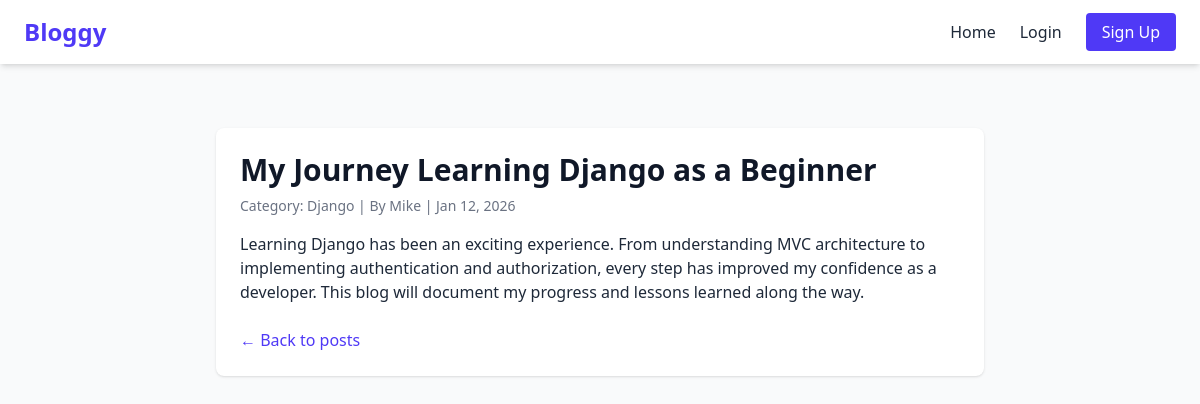
Page /bloggy/post/16/ on the committed database.
### blog/models.py (models this page shows, shortened)
class Post(models.Model):
    title = models.CharField(max_length=100)
    content = models.TextField()
    category = models.ForeignKey(Category, on_delete=models.SET_NULL, null=True, blank=True)
    author = models.ForeignKey(User, on_delete=models.CASCADE)
    created_at = models.DateTimeField(auto_now_add=True)
    updated_at = models.DateTimeField(auto_now=True)

class Category(models.Model):
    name = models.CharField(max_length=100)
    slug = models.SlugField(unique=True)
    def __str__(self):
        return self.name

### blog/views.py (the view)
# urls.py: path('post/<int:post_id>/', post_detail, name='post_detail'),
def post_detail(request, post_id):
    post = get_object_or_404(Post, id=post_id)
    return render(request, 'blog/post_detail.html', {'post': post})

### blog/templates/blog/post_detail.html (shortened to what this page needs)
{% extends "base.html" %}
{% block content %}
<div class="max-w-3xl mx-auto bg-white p-6 rounded-lg shadow">
    <h1 class="text-3xl font-bold text-gray-900 mb-2">
        {{ post.title }}
    </h1>
    <p class="text-sm text-gray-500 mb-4">
        Category: {{ post.category }} |
        By {{ post.author }} |
        {{ post.created_at|date:"M d, Y" }}
    </p>
    <div class="prose max-w-none text-gray-800">
        {{ post.content|linebreaks }}
    </div>
    <div class="mt-6 flex justify-between items-center">
        <a href="{% url 'post_list' %}"
           class="text-indigo-600 hover:underline">
            ← Back to posts
        </a>
    </div>
</div>
{% endblock %}

### rows in the picture
Post: title "My Journey Learning Django as a Beginner", category "Django", author "Mike", created_at "Jan 12, 2026", content "Learning Django has been an exciting experience. From understanding MVC architecture to implementing authentication and authorization, every step has improved my confidence as a developer. This blog will document my progress and lessons learned along the way."
